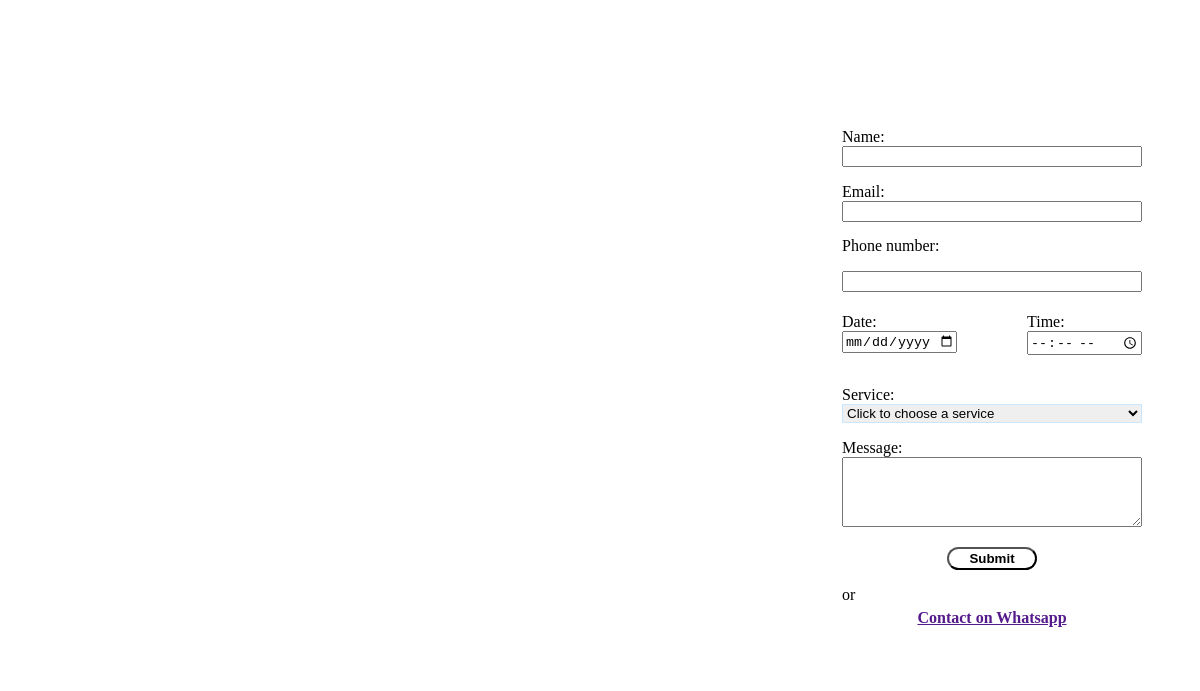
The page /services/ on the database as committed earlier.
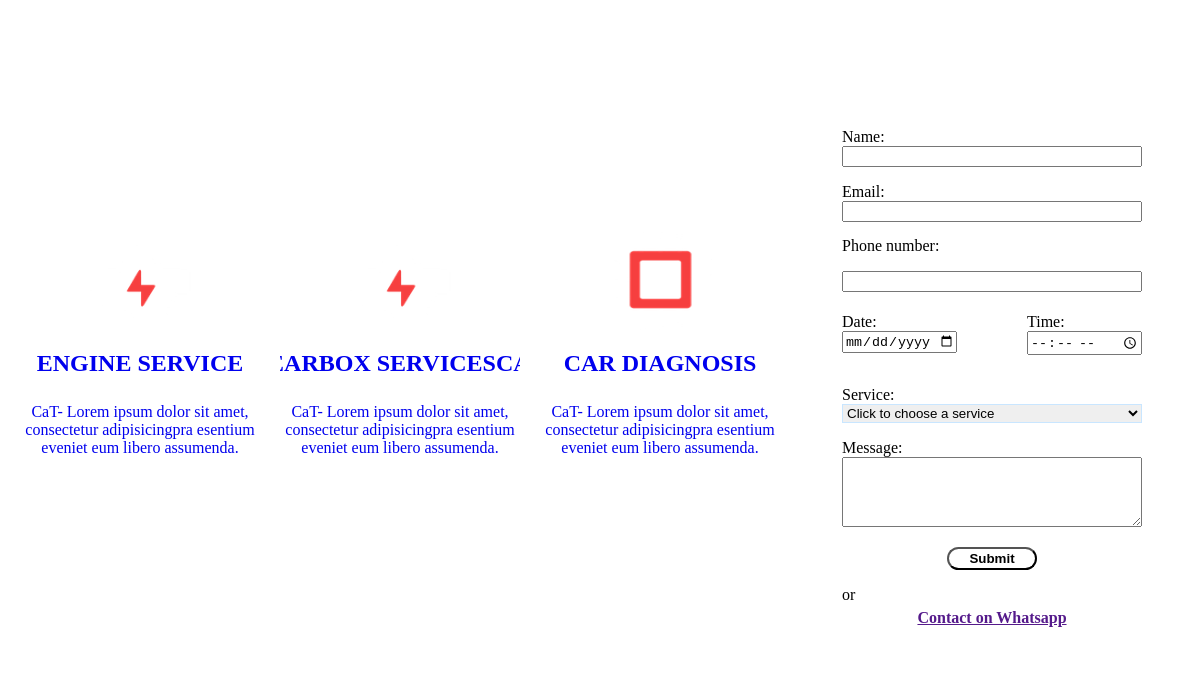
The same page on the database as committed later.
### services/models.py (models this page shows, shortened)
class ServiceCategory(models.Model):
    category_name = models.CharField(default='Engine services', max_length=200, null=False)
    cat_description = models.TextField(
        default='CaT- Lorem ipsum dolor sit amet, consectetur adipisicingpra esentium eveniet eum libero assumenda.',
        null=False
    )
    img_icon = models.ImageField(default='service_default.png', upload_to='services_Icons',null=True, blank=True)
    slug = models.SlugField(unique=True, blank=True)  # Add a slug field

### services/views.py (the view)
# urls.py: path('services/', include('services.urls')),
def services(request):
    service_categories = ServiceCategory.objects.all()
    messages =''
    if request.method == 'POST':
        form1 = AppointmentForm1(request.POST)
        form2 = AppointmentForm2(request.POST)
        form3 = AppointmentForm3(request.POST)
        form4 = AppointmentForm4(request.POST)
        print('time and date')
        print(form1)
        if form1.is_valid() and form2.is_valid() and form3.is_valid() and form4.is_valid():
            appointment = Appointment(
                name=form1.cleaned_data['name'],
                email=form1.cleaned_data['email'],
                phone=form2.cleaned_data['phone'],
                date=form3.cleaned_data['date'],
                time=form3.cleaned_data['time'],
                service=form4.cleaned_data['service'],
                message=form4.cleaned_data['message']
            )
            appointment.save()
            print(appointment)
            messages = "Appointment was succefully booked, we will get back to you in due time"
            previous_url = request.META.get('HTTP_REFERER')
            return redirect(previous_url)
    else:
        form1 = AppointmentForm1()
        form2 = AppointmentForm2()
        form3 = AppointmentForm3()
        form4 = AppointmentForm4()
    context = {
        'service_categories': service_categories,
        'form1': form1,
        'form2': form2,
        'form3': form3,
        'form4': form4,
        'messages': messages,
        }
    return render(request, 'home_page_includes/services.html', context)

### services/forms.py
class AppointmentForm1(forms.ModelForm):
    class Meta:
        model = Appointment
        fields = ['name', 'email',]

class AppointmentForm2(forms.ModelForm):
    phone = PhoneNumberField(
            widget=PhoneNumberPrefixWidget(initial='KE', attrs={'class': 'p-no'})
        )
    class Meta:
        model = Appointment
        fields = ['phone',]

### templates/home_page_includes/services.html (shortened to what this page needs)
{% load static %}
{% block css %}
<link rel="stylesheet" href="{% static 'css/services.css' %}" type="text/css">
{% endblock css %}
<section class="services " id="SERVICES">
    <div class="div1">
        {% for category in service_categories %}
        <div class="service--">
            <a href="{% url 'services_offered' slug=category.slug %}">
                <div class="service edit-icon-h">
                    <div>
                        <img src="{{category.img_icon.url}}" width="110" height="100" alt="Image">
                    </div>
                    <h2 class="title">
                        {{ category.category_name }}
                    </h2>
                    <p>
                        {{ category.cat_description }}
                    </p>
                </div>
            </a>
        </div>
        {% endfor %}
    </div>
    {% include 'services/appointments.html' %}
</section>

Rows that differ between the two databases and show on the page:
added ServiceCategory: img_icon (placeholder picture), category_name "ENGINE SERVICE", cat_description "CaT- Lorem ipsum dolor sit amet, consectetur adipisicingpra esentium eveniet eum libero assumenda."
added ServiceCategory: img_icon (placeholder picture), category_name "GEARBOX SERVICES…", cat_description "CaT- Lorem ipsum dolor sit amet, consectetur adipisicingpra esentium eveniet eum libero assumenda."
added ServiceCategory: img_icon (picture), category_name "CAR DIAGNOSIS", cat_description "CaT- Lorem ipsum dolor sit amet, consectetur adipisicingpra esentium eveniet eum libero assumenda."
